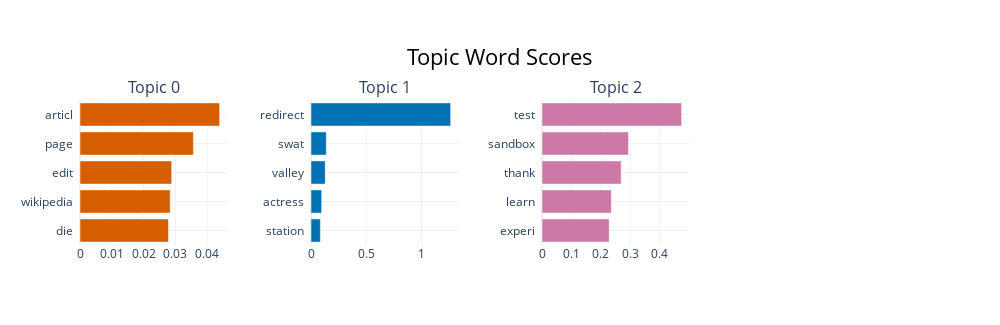

Write notebook code for a chart like this one.
### Markdown cell above
Como o texto precisa ser convertido para um formato que os modelos possam entender, aplicamos uma técnica comum de vetorização de texto. Aqui, usaremos TF-IDF (Frequência de Termos – Frequência Inversa de Documentos), que transforma o texto em um vetor numérico ponderando as palavras mais importantes e penalizando as mais comuns.

### Code cell
# Crie o vetorizador TF-IDF ou embedding
tfidf = TfidfVectorizer(max_features=10000, stop_words='english')

# Ajustar e transformar (train)
X_train_tfidf = tfidf.fit_transform(train['comment_text'])

# Ajustar e transformar (test)
X_test_tfidf = tfidf.transform(test['comment_text'])

print(f"Forma de la matriz TF-IDF: {X_train_tfidf.shape}")
print(f"Forma de la matriz TF-IDF: {X_test_tfidf.shape}")


# TF-IDF com verificação de dados
if len(train['clean_comment']) == 0:
    raise ValueError("¡No hay datos válidos después de la limpieza!")

tfidf = TfidfVectorizer(
    max_features=10000,
    min_df=5,
    max_df=0.9,
    stop_words='english',
    token_pattern=r'(?u)\b[A-Za-z]{3,}\b'
)

X_train_tfidf = tfidf.fit_transform(train['clean_comment'])
X_test_tfidf = tfidf.transform(test['clean_comment'])

# BERTopic com proteção total
sample_size = min(3000, len(train))
sampled_comments = train['clean_comment'].dropna().sample(n=sample_size, random_state=42)

sampled_comments = sampled_comments[sampled_comments.str.strip().str.len() > 0]
if len(sampled_comments) == 0:
    raise ValueError("¡La muestra para BERTopic está vacía!")

topic_model = BERTopic(
    language="english",
    min_topic_size=15,
    nr_topics="auto",
    calculate_probabilities=True,
    verbose=True
)

try:
    topics, probs = topic_model.fit_transform(sampled_comments.tolist())
except Exception as e:
    print(f"Error en BERTopic: {str(e)}")
    topics, probs = [-1] * len(sampled_comments), None

# Resultados com análise de qualidade
topic_results = pd.DataFrame({
    'comment': sampled_comments,
    'topic': topics,
    'length': sampled_comments.str.len()
})

print("\nQualidade dos dados:")
print(f"- Amostras processadas: {len(topic_results)}")
print(f"- Texto médio (chars): {topic_results['length'].mean():.1f}")
print("\nDistribuição de tópicos:")
print(topic_results['topic'].value_counts().head(10))


try:
    fig = topic_model.visualize_barchart(top_n_topics=10)
    fig.show()
except Exception as e:
    print(f"Erro ao exibir a visualização: {str(e)}")
    
topic_model.save("my_topic_model")

### Figure 1 — Plotly figure (JSON) as saved in the notebook; plotly's stock layout.template omitted (floating-point values rounded to 4 significant figures)
{"data": [{"marker": {"color": "#D55E00"}, "orientation": "h", "type": "bar", "x": [0.02786, 0.0284, 0.02886, 0.03569, 0.04396], "xaxis": "x", "y": ["die  ", "wikipedia  ", "edit  ", "page  ", "articl  "], "yaxis": "y"}, {"marker": {"color": "#0072B2"}, "orientation": "h", "type": "bar", "x": [0.08479, 0.09648, 0.1286, 0.1382, 1.263], "xaxis": "x2", "y": ["station  ", "actress  ", "valley  ", "swat  ", "redirect  "], "yaxis": "y2"}, {"marker": {"color": "#CC79A7"}, "orientation": "h", "type": "bar", "x": [0.2285, 0.2358, 0.2692, 0.2941, 0.4747], "xaxis": "x3", "y": ["experi  ", "learn  ", "thank  ", "sandbox  ", "test  "], "yaxis": "y3"}], "layout": {"annotations": [{"font": {"size": 16}, "showarrow": false, "text": "Topic 0", "x": 0.0875, "xanchor": "center", "xref": "paper", "y": 1, "yanchor": "bottom", "yref": "paper"}, {"font": {"size": 16}, "showarrow": false, "text": "Topic 1", "x": 0.3625, "xanchor": "center", "xref": "paper", "y": 1, "yanchor": "bottom", "yref": "paper"}, {"font": {"size": 16}, "showarrow": false, "text": "Topic 2", "x": 0.6375, "xanchor": "center", "xref": "paper", "y": 1, "yanchor": "bottom", "yref": "paper"}], "height": 325, "hoverlabel": {"bgcolor": "white", "font": {"family": "Rockwell", "size": 16}}, "showlegend": false, "title": {"font": {"color": "Black", "size": 22}, "text": "Topic Word Scores", "x": 0.5, "xanchor": "center", "yanchor": "top"}, "width": 1000, "xaxis": {"anchor": "y", "domain": [0, 0.175], "showgrid": true}, "xaxis2": {"anchor": "y2", "domain": [0.275, 0.45], "showgrid": true}, "xaxis3": {"anchor": "y3", "domain": [0.55, 0.725], "showgrid": true}, "xaxis4": {"anchor": "y4", "domain": [0.825, 1], "showgrid": true}, "yaxis": {"anchor": "x", "domain": [0, 1], "showgrid": true}, "yaxis2": {"anchor": "x2", "domain": [0, 1], "showgrid": true}, "yaxis3": {"anchor": "x3", "domain": [0, 1], "showgrid": true}, "yaxis4": {"anchor": "x4", "domain": [0, 1], "showgrid": true}}}
